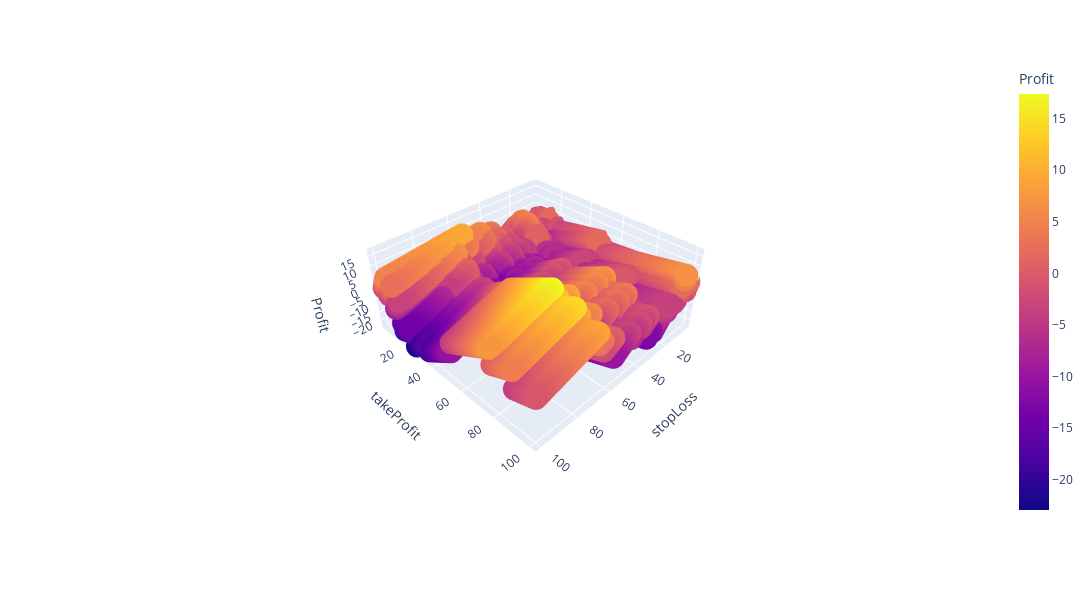

Write notebook code for a chart like this one.
### Markdown cell above
### Visualizacion

### Code cell
cols= ["stopLoss", "takeProfit", "Profit", "labels"]
uniform_data = pd.crosstab(df[cols[0]],df[cols[1]], values=df[cols[2]], aggfunc="mean")

plt.figure(figsize=(10,7))
ax = sns.heatmap(uniform_data, cmap="viridis", label=True)
ax.plot()
s = px.scatter_3d(data_frame=df, x=cols[0], y=cols[1], z=cols[2], color=cols[2], opacity=1, width=1500, height=600, size_max=0.1)
s.show()

### Figure 1 — Plotly figure (JSON) as saved in the notebook; plotly's stock layout.template omitted (floating-point values rounded to 4 significant figures; data arrays with more than 128 entries replaced by an {"elided": "..."} marker saying what was removed)
{"data": [{"hovertemplate": "stopLoss=%{x}<br>takeProfit=%{y}<br>Profit=%{marker.color}<extra></extra>", "legendgroup": "", "marker": {"color": {"elided": "9409 float values"}, "coloraxis": "coloraxis", "opacity": 1, "symbol": "circle"}, "mode": "markers", "name": "", "scene": "scene", "showlegend": false, "type": "scatter3d", "x": {"elided": "9409 int values"}, "y": {"elided": "9409 int values"}, "z": {"elided": "9409 float values"}}], "layout": {"coloraxis": {"colorbar": {"title": {"text": "Profit"}}, "colorscale": [[0, "#0d0887"], [0.1111, "#46039f"], [0.2222, "#7201a8"], [0.3333, "#9c179e"], [0.4444, "#bd3786"], [0.5556, "#d8576b"], [0.6667, "#ed7953"], [0.7778, "#fb9f3a"], [0.8889, "#fdca26"], [1, "#f0f921"]]}, "height": 600, "legend": {"tracegroupgap": 0}, "margin": {"t": 60}, "scene": {"aspectmode": "auto", "aspectratio": {"x": 1.336, "y": 1.336, "z": 0.5606}, "camera": {"center": {"x": 0, "y": 0, "z": 0}, "eye": {"x": 1.884, "y": 1.884, "z": 1.884}, "projection": {"type": "perspective"}, "up": {"x": 0, "y": 0, "z": 1}}, "domain": {"x": [0, 1], "y": [0, 1]}, "xaxis": {"title": {"text": "stopLoss"}, "type": "linear"}, "yaxis": {"title": {"text": "takeProfit"}, "type": "linear"}, "zaxis": {"title": {"text": "Profit"}, "type": "linear"}}, "width": 1500}}
